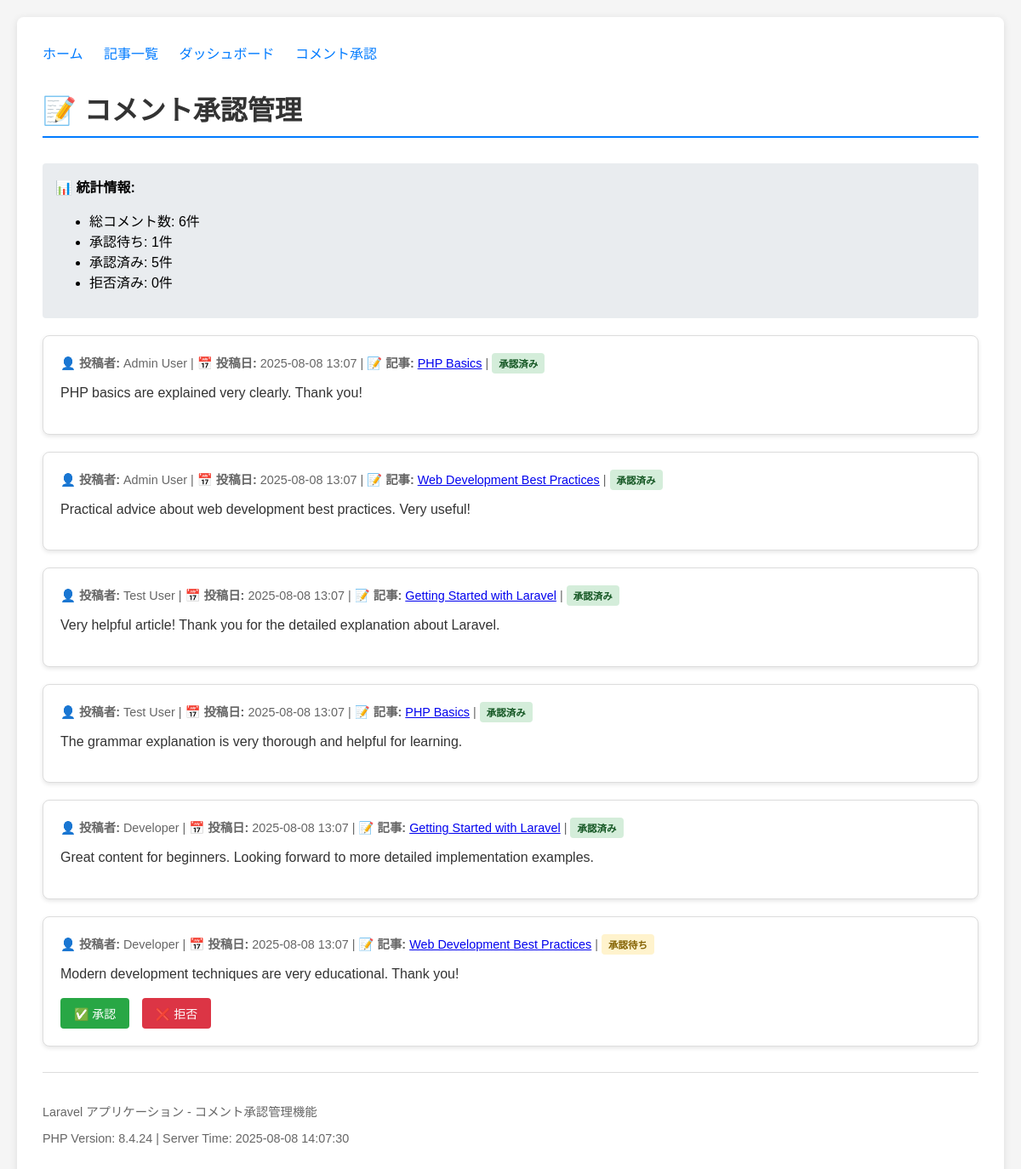
Page /laravel-app/comment_approval.php (signed in) on the committed database.
### tables this page shows
CREATE TABLE IF NOT EXISTS comments (
    id INT AUTO_INCREMENT PRIMARY KEY,
    post_id INT NOT NULL,
    user_id INT NOT NULL,
    content TEXT NOT NULL,
    status ENUM('pending', 'approved', 'rejected') DEFAULT 'pending',
    created_at TIMESTAMP DEFAULT CURRENT_TIMESTAMP,
    updated_at TIMESTAMP DEFAULT CURRENT_TIMESTAMP ON UPDATE CURRENT_TIMESTAMP,
    FOREIGN KEY (post_id) REFERENCES posts(id) ON DELETE CASCADE,
    FOREIGN KEY (user_id) REFERENCES users(id) ON DELETE CASCADE
);

CREATE TABLE IF NOT EXISTS users (
    id INT AUTO_INCREMENT PRIMARY KEY,
    name VARCHAR(255) NOT NULL,
    email VARCHAR(255) UNIQUE NOT NULL,
    password VARCHAR(255) NOT NULL,
    created_at TIMESTAMP DEFAULT CURRENT_TIMESTAMP,
    updated_at TIMESTAMP DEFAULT CURRENT_TIMESTAMP ON UPDATE CURRENT_TIMESTAMP
);

CREATE TABLE IF NOT EXISTS posts (
    id INT AUTO_INCREMENT PRIMARY KEY,
    title VARCHAR(255) NOT NULL,
    content TEXT NOT NULL,
    user_id INT NOT NULL,
    status ENUM('draft', 'published') DEFAULT 'draft',
    created_at TIMESTAMP DEFAULT CURRENT_TIMESTAMP,
    updated_at TIMESTAMP DEFAULT CURRENT_TIMESTAMP ON UPDATE CURRENT_TIMESTAMP,
    FOREIGN KEY (user_id) REFERENCES users(id) ON DELETE CASCADE
);

### laravel-app/comment_approval.php (the view, shortened to what this page needs)
<?php
try {
    $pdo = getDatabaseConnection();
    $query = "
        SELECT
            c.id,
            c.content,
            c.status,
            c.created_at,
            u.name as author_name,
            p.title as post_title,
            p.id as post_id
        FROM comments c
        JOIN users u ON c.user_id = u.id
        JOIN posts p ON c.post_id = p.id
        ORDER BY c.created_at DESC
    ";
    $stmt = $pdo->prepare($query);
    $stmt->execute();
    $comments = $stmt->fetchAll(PDO::FETCH_ASSOC);
} catch (Exception $e) {
    $error_message = "データベース接続エラー: " . $e->getMessage();
    $comments = [];
}
?>
<!DOCTYPE html>
<html lang="ja">
<head>
</head>
<body>
    <div class="container">
        <div class="nav-links">
            <a href="/">ホーム</a>
            <a href="/posts.php">記事一覧</a>
            <a href="/dashboard.php">ダッシュボード</a>
            <a href="/comment_approval.php">コメント承認</a>
        </div>
        <h1>📝 コメント承認管理</h1>
        <?php if (!empty($comments)): ?>
            <div class="stats">
                <strong>📊 統計情報:</strong>
                <ul>
                    <li>総コメント数: <?php echo count($comments); ?>件</li>
                    <li>承認待ち: <?php echo count(array_filter($comments, function($c) { return $c['status'] === 'pending'; })); ?>件</li>
                    <li>承認済み: <?php echo count(array_filter($comments, function($c) { return $c['status'] === 'approved'; })); ?>件</li>
                    <li>拒否済み: <?php echo count(array_filter($comments, function($c) { return $c['status'] === 'rejected'; })); ?>件</li>
                </ul>
            </div>
            <?php foreach ($comments as $comment): ?>
                <div class="comment-card">
                    <div class="comment-meta">
                        <strong>👤 投稿者:</strong> <?php echo htmlspecialchars($comment['author_name']); ?> |
                        <strong>📅 投稿日:</strong> <?php echo date('Y-m-d H:i', strtotime($comment['created_at'])); ?> |
                        <strong>📝 記事:</strong> <a href="/post.php?id=<?php echo $comment['post_id']; ?>"><?php echo htmlspecialchars($comment['post_title']); ?></a> |
                        <span class="status-badge status-<?php echo $comment['status']; ?>">
                            <?php
                            switch($comment['status']) {
                                case 'pending': echo '承認待ち'; break;
                                case 'approved': echo '承認済み'; break;
                            }
                            ?>
                        </span>
                    </div>
                    <div class="comment-content">
                        <?php echo nl2br(htmlspecialchars($comment['content'])); ?>
                    </div>
                    <?php if ($comment['status'] === 'pending'): ?>
                        <div style="margin-top: 15px;">
                            <form method="POST" style="display: inline;">
                                <button type="submit" class="btn btn-approve" onclick="return confirm('このコメントを承認しますか？')">
                                    ✅ 承認
                                </button>
                            </form>
                            <form method="POST" style="display: inline;">
                                <button type="submit" class="btn btn-reject" onclick="return confirm('このコメントを拒否しますか？')">
                                    ❌ 拒否
                                </button>
                            </form>
                        </div>
                    <?php endif; ?>
                </div>
            <?php endforeach; ?>
        <?php endif; ?>
        <div style="margin-top: 30px; padding-top: 20px; border-top: 1px solid #ddd; color: #666; font-size: 0.9em;">
            <p>Laravel アプリケーション - コメント承認管理機能</p>
            <p>PHP Version: <?php echo PHP_VERSION; ?> | Server Time: <?php echo date('Y-m-d H:i:s'); ?></p>
        </div>
    </div>
</body>
</html>

### laravel-app/comment_approval.php (style rules this page uses)
body { font-family: Arial, sans-serif; max-width: 1200px; margin: 0 auto; padding: 20px; background-color: #f5f5f5; }
.container { background-color: white; padding: 30px; border-radius: 8px; box-shadow: 0 2px 10px rgba(0,0,0,0.1); }
h1 { color: #333; border-bottom: 2px solid #007bff; padding-bottom: 10px; margin-bottom: 30px; }
.comment-card { border: 1px solid #ddd; border-radius: 8px; padding: 20px; margin-bottom: 20px; background-color: #fff; box-shadow: 0 2px 5px rgba(0,0,0,0.1); }
.comment-meta { color: #666; font-size: 0.9em; margin-bottom: 10px; }
.comment-content { color: #333; line-height: 1.6; margin-bottom: 15px; }
.status-badge { display: inline-block; padding: 4px 8px; border-radius: 4px; font-size: 0.8em; font-weight: bold; }
.status-pending { background-color: #fff3cd; color: #856404; }
.status-approved { background-color: #d4edda; color: #155724; }
.btn { display: inline-block; padding: 8px 16px; border: none; border-radius: 4px; font-size: 14px; cursor: pointer; margin-right: 10px; text-decoration: none; }
.btn-approve { background-color: #28a745; color: white; }
.btn-reject { background-color: #dc3545; color: white; }
.nav-links { margin-bottom: 30px; }
.nav-links a { color: #007bff; text-decoration: none; margin-right: 20px; }
.stats { background-color: #e9ecef; padding: 15px; border-radius: 4px; margin-bottom: 20px; }

### rows in the picture
comments: user.name "Admin User", created_at "2025-08-08 13:07", post.title "PHP Basics", status "承認済み", content "PHP basics are explained very clearly. Thank you!"
comments: user.name "Admin User", created_at "2025-08-08 13:07", post.title "Web Development Best Practices", status "承認済み", content "Practical advice about web development best practices. Very useful!"
comments: user.name "Test User", created_at "2025-08-08 13:07", post.title "Getting Started with Laravel", status "承認済み", content "Very helpful article! Thank you for the detailed explanation about Laravel."
comments: user.name "Test User", created_at "2025-08-08 13:07", post.title "PHP Basics", status "承認済み", content "The grammar explanation is very thorough and helpful for learning."
comments: user.name "Developer", created_at "2025-08-08 13:07", post.title "Getting Started with Laravel", status "承認済み", content "Great content for beginners. Looking forward to more detailed implementation examples."
comments: user.name "Developer", created_at "2025-08-08 13:07", post.title "Web Development Best Practices", status "承認待ち", content "Modern development techniques are very educational. Thank you!"

### other values in the picture
count($comments) "6"
PHP_VERSION "8.4.24"
